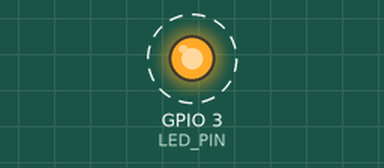
Simulated run of this sketch. Board: ESP32-S3. Parts: output pins drawn as LEDs (lit = HIGH). Dashed ring = blinking. What the sketch prints to the serial monitor is not drawn.

Above: at 1.05 s.
Timing chart, 0 to 4.0 s (numbered marks = the images above):
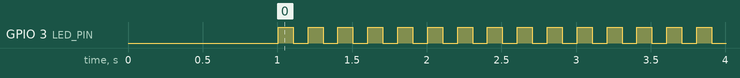

Measured:
- by itself, GPIO 3 (LED_PIN): alternates HIGH for 0.10 s and LOW for 0.10 s

The sketch:

Network-LED-Test.ino
```cpp
/*
  ------------------------------------------------------------------------------
   Project: Hardware Design with AI
   Board: ESP32-S3
   Example: Network LED Blinking on GPIO3 with Serial Monitor Debugging
   Author: Ampnics
   YouTube Channel: https://www.youtube.com/@ampnics
   GitHub Repository: https://github.com/ampnics
  ------------------------------------------------------------------------------

   Description:
   This program demonstrates how to blink an LED connected to GPIO3 of the
   ESP32-S3 while printing status messages to the Serial Monitor for debugging.

   Note:
   - If GPIO3 is used by USB or serial communication on your ESP32-S3 module,
     change LED_PIN to another safe GPIO such as GPIO2 or GPIO4.
   - Open Serial Monitor at 115200 baud to view debug messages.
  ------------------------------------------------------------------------------
*/

#define LED_PIN 3  // LED connected to GPIO1 (change if needed)

void setup() {
  // Initialize Serial Monitor for debugging
  Serial.begin(115200);
  delay(1000); // Allow time for Serial connection to stabilize
  Serial.println("ESP32-S3 Network LED Blink Test Starting...");
  Serial.println("Project: Hardware Design with AI");


  // Configure LED pin as OUTPUT
  pinMode(LED_PIN, OUTPUT);
  Serial.println("LED pin initialized as OUTPUT");
}

void loop() {
  Serial.println("Network LED ON");
  digitalWrite(LED_PIN, HIGH);  // Turn LED ON
  delay(100);

  Serial.println("Network LED OFF");
  digitalWrite(LED_PIN, LOW);   // Turn LED OFF
  delay(100);
}
```
